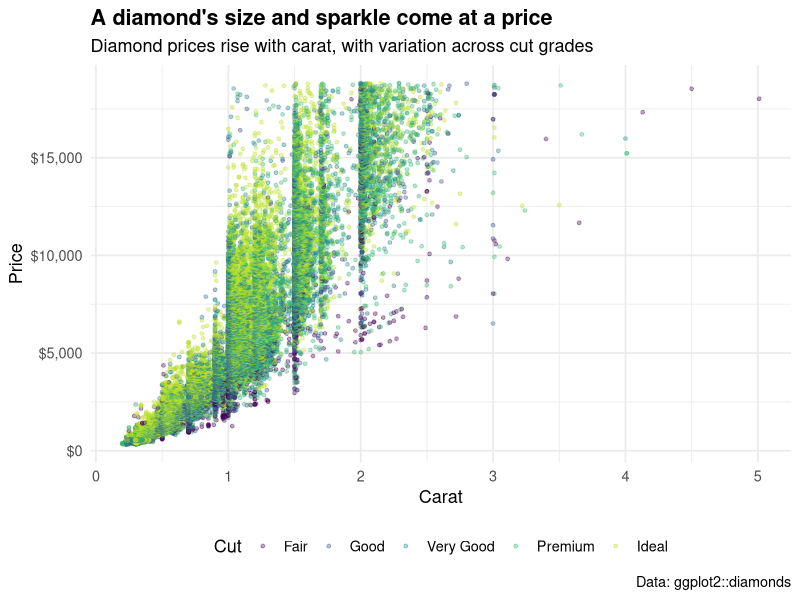

This figure's R source:
total <- sum(1:10)
print(total)

library(tidyverse)

diamonds_plot <- ggplot(diamonds, aes(x = carat, y = price, color = cut)) +
  geom_point(alpha = 0.35, size = 1) +
  scale_color_viridis_d(option = "D", end = 0.9) +
  scale_y_continuous(labels = scales::label_dollar()) +
  labs(
    title = "A diamond's size and sparkle come at a price",
    subtitle = "Diamond prices rise with carat, with variation across cut grades",
    x = "Carat",
    y = "Price",
    color = "Cut",
    caption = "Data: ggplot2::diamonds"
  ) +
  theme_minimal(base_size = 13) +
  theme(
    plot.title = element_text(face = "bold"),
    legend.position = "bottom"
  )

ggsave("diamonds-1.png", plot = diamonds_plot, width = 10, height = 6, dpi = 300)
